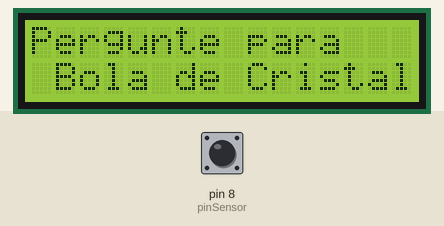
Recording of a sketch running on a simulated Arduino Uno, built with avr-gcc and run on an emulated ATmega328P. On the bench: 16×2 character LCD. Inputs (shaded band) come from the test bench; at power-on: pin 8 (pinSensor) HIGH. Random numbers use the default seed unless the sketch sets one.

Above: at 1.3 s.
1.4 s: pin 8 (pinSensor) driven LOW
At 1.8 s:
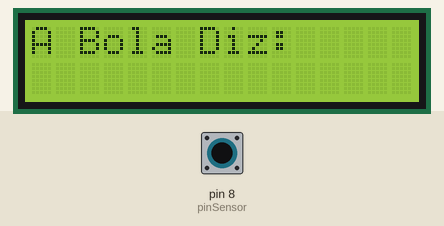
At 2.3 s:
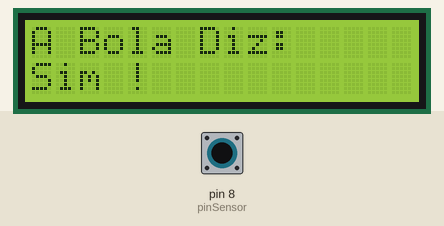
3.4 s: pin 8 (pinSensor) pulsed HIGH 5 times (0.12 s each, 0.3 s apart)
At 5.9 s:
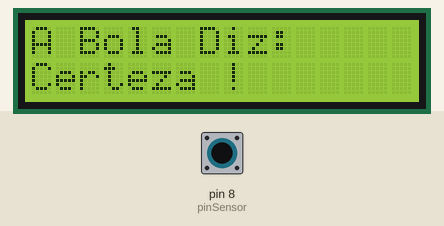
Timing chart, 0 to 7.4 s (numbered marks = the images above; inputs shaded):
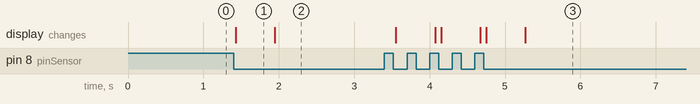

The sketch:

Bola-Cristal-Codigo.ino
```cpp
#include <LiquidCrystal_I2C.h>
#include <SoftwareSerial.h>

#define pinSensor 8
#define pinRSeed A0
#define TX_PIN 4

SoftwareSerial bluetooth(-1, TX_PIN);
LiquidCrystal_I2C lcd(0x27, 16, 2);

byte leituraSensor = 0;
byte leituraSensorAnt = 0;

int resposta = 0;
unsigned long controleTempo = 0;

void setup() {
  bluetooth.begin(9600);
  lcd.init();
  lcd.backlight();

  lcd.print("Pergunte para   ");
  lcd.setCursor(0, 1);
  lcd.print(" Bola de Cristal");

  pinMode(pinSensor, INPUT_PULLUP);
  pinMode(pinRSeed, INPUT);
  randomSeed(analogRead(pinRSeed));

  bluetooth.println("Fim do Setup");
  bluetooth.println("Pergunte para Bola de Cristal");
}

void loop() {
  leituraSensor = digitalRead(pinSensor);

  if ( leituraSensor != leituraSensorAnt ) {
    if ( leituraSensor == LOW ) {
      lcd.clear();
      lcd.print("A Bola Diz:    ");
      bluetooth.println("A Bola Diz:");
      lcd.setCursor(0, 1);

      delay(500);

      resposta = random(8); // Gera uma resposta aleatória de 0 a 7
      controleTempo = millis();

      switch (resposta) {
        case 0:
          lcd.print("Sim !");
          bluetooth.println("Sim !");
          break;

        case 1:
          lcd.print("Provavelmente !");
          bluetooth.println("Provavelmente !");
          break;

        case 2:
          lcd.print("Certeza !");
          bluetooth.println("Certeza !");
          break;

        case 3:
          lcd.print("Parece bom !");
          bluetooth.println("Parece bom !");
          break;

        case 4:
          lcd.print("Incerto !");
          bluetooth.println("Incerto !");
          break;

        case 5:
          lcd.print("Pergunte de Novo");
          bluetooth.println("Pergunte de Novo");
          break;

        case 6:
          lcd.print("Duvidoso !");
          bluetooth.println("Duvidoso !");
          break;

        case 7:
          lcd.print("Nao !");
          bluetooth.println("Nao !");
          break;
      }
    }
  }

  leituraSensorAnt = leituraSensor;

  if (millis() - controleTempo > 5000) {
    lcd.clear();
    lcd.print("Pergunte para   ");
    lcd.setCursor(0, 1);
    lcd.print(" Bola de Cristal");
    bluetooth.println("Pergunte para Bola de Cristal");
    controleTempo = millis();
  }
}
```

Measured:
- after the input at 1.4 s, the display: changes at once (image 1)
- what the display in image 1 shows lasts 0.5 s, from 1.4 s to 1.9 s
